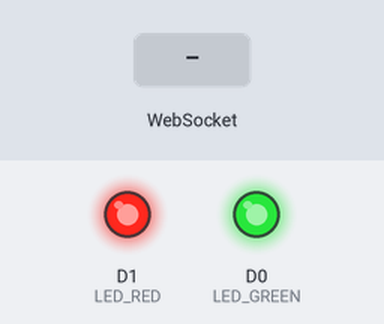
Recording of a program running on a simulated ESP8266 (NodeMCU). Shown: output pins drawn as LEDs (lit = HIGH). The inputs (shaded band) are chosen by the test bench. WiFi joins after 1.5 s; servers stay silent unless stated; what the program prints to the serial monitor is not drawn.

Above: at 0.1 s.
At 3.5 s:
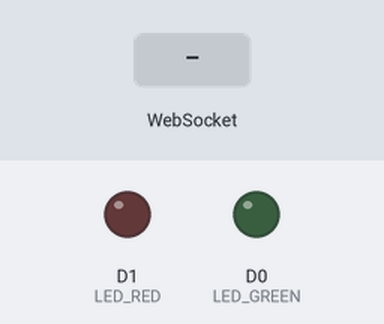
3.6 s: WebSocket text "checking" received
5.1 s: WebSocket text "1" received
Timing chart, 0 to 8.1 s (numbered marks = the images above; inputs shaded):
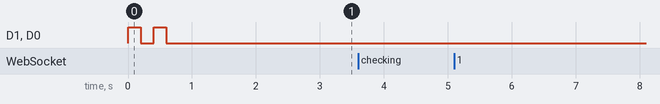

The program:

main.cpp
```cpp
// Indicateur LED ESP8266 — reconnaissance faciale en temps réel.
//
// Câblage (voir README.md) :
//   D0 -> résistance -> LED verte  -> GND  (vérification réussie)
//   D1 -> résistance -> LED rouge  -> GND  (vérification échouée)
//
// Se connecte en client WebSocket à payment-api (via le WAF) et reçoit un
// message JSON {"purpose": "login"|"confirm", "state": "idle"|"checking"|
// "ok"|"fail"|"locked"} à chaque étape d'une vérification réelle (second
// facteur de connexion, confirmation de virement). Aucune action à
// envoyer : le firmware est purement passif, 5 états (§10.1) :
//   idle     éteinte                      — rien en cours
//   checking vert clignotant              — visage/mot de passe en cours de vérification
//   ok       vert fixe 30 s               — connexion/virement confirmé
//   fail     rouge clignotant x10 puis off — tentative refusée (pas un blocage)
//   locked   rouge fixe 30 s              — verrou anti-force-brute atteint

#include <ArduinoJson.h>
#include <ESP8266WiFi.h>
#include <WebSocketsClient.h>
#include <string.h>

#include "secrets.h"

const int LED_GREEN = D0;
const int LED_RED = D1;

const unsigned long BLINK_PERIOD_MS = 300;    // vert/rouge clignotants
const unsigned long FIXED_DURATION_MS = 30000; // vert fixe (ok), rouge fixe (locked)
const int FAIL_BLINK_COUNT = 10;               // nombre de clignotements rouges (fail)

enum LedState { LED_IDLE, LED_CHECKING, LED_OK, LED_FAIL, LED_LOCKED };

WebSocketsClient webSocket;
LedState ledState = LED_IDLE;
unsigned long stateStartedAt = 0;
unsigned long lastBlinkToggleAt = 0;
bool blinkOn = false;
int failBlinksDone = 0;

void setLeds(bool green, bool red) {
  digitalWrite(LED_GREEN, green ? HIGH : LOW);
  digitalWrite(LED_RED, red ? HIGH : LOW);
}

// Point d'entrée unique de tout changement d'état : (ré)initialise le
// chronométrage pour que `updateLeds()` reparte sur des bases propres,
// quel que soit l'état précédent (évite un clignotement "décalé" si un
// nouvel événement interrompt un cycle en cours).
void enterState(LedState next) {
  ledState = next;
  stateStartedAt = millis();
  lastBlinkToggleAt = stateStartedAt;
  blinkOn = true;
  failBlinksDone = 0;
  switch (next) {
    case LED_IDLE:
      setLeds(false, false);
      break;
    case LED_CHECKING:
      setLeds(true, false);
      break;
    case LED_OK:
      setLeds(true, false);
      break;
    case LED_FAIL:
      setLeds(false, true);
      break;
    case LED_LOCKED:
      setLeds(false, true);
      break;
  }
}

// Appelée à chaque tour de `loop()` : fait progresser clignotements et
// durées d'affichage sans jamais bloquer (pas de `delay()`), pour ne pas
// geler `webSocket.loop()`. Soustractions non signées : correctes même au
// rebouclage de millis() (~49 jours).
void updateLeds() {
  unsigned long now = millis();
  switch (ledState) {
    case LED_IDLE:
      break;
    case LED_OK:
    case LED_LOCKED:
      if ((unsigned long)(now - stateStartedAt) >= FIXED_DURATION_MS) {
        enterState(LED_IDLE);
      }
      break;
    case LED_CHECKING:
      if ((unsigned long)(now - lastBlinkToggleAt) >= BLINK_PERIOD_MS) {
        blinkOn = !blinkOn;
        setLeds(blinkOn, false);
        lastBlinkToggleAt = now;
      }
      break;
    case LED_FAIL:
      if ((unsigned long)(now - lastBlinkToggleAt) >= BLINK_PERIOD_MS) {
        blinkOn = !blinkOn;
        setLeds(false, blinkOn);
        lastBlinkToggleAt = now;
        if (!blinkOn) {  // un clignotement complet (allumé -> éteint) de fait
          failBlinksDone++;
          if (failBlinksDone >= FAIL_BLINK_COUNT) {
            enterState(LED_IDLE);
          }
        }
      }
      break;
  }
}

// Clignotement bref des deux LED : confirme le câblage au démarrage, sans
// dépendre du Wi-Fi ni du serveur.
void startupSelfTest() {
  for (int i = 0; i < 2; i++) {
    setLeds(true, true);
    delay(200);
    setLeds(false, false);
    delay(200);
  }
}

void onWebSocketEvent(WStype_t type, uint8_t *payload, size_t length) {
  switch (type) {
    case WStype_CONNECTED:
      Serial.println("[ws] connecté à payment-api");
      break;
    case WStype_DISCONNECTED:
      Serial.println("[ws] déconnecté");
      enterState(LED_IDLE); // pas de statut fiable tant que la connexion n'est pas rétablie
      break;
    case WStype_TEXT: {
      JsonDocument doc;
      if (deserializeJson(doc, payload, length)) {
        Serial.println("[ws] message JSON illisible, ignoré");
        break;
      }
      const char *purpose = doc["purpose"] | "?";
      const char *state = doc["state"] | "idle";
      Serial.printf("[ws] purpose=%s state=%s\n", purpose, state);
      if (strcmp(state, "checking") == 0) enterState(LED_CHECKING);
      else if (strcmp(state, "ok") == 0) enterState(LED_OK);
      else if (strcmp(state, "fail") == 0) enterState(LED_FAIL);
      else if (strcmp(state, "locked") == 0) enterState(LED_LOCKED);
      else enterState(LED_IDLE);
      break;
    }
    default:
      break;
  }
}

void setup() {
  Serial.begin(115200);
  pinMode(LED_GREEN, OUTPUT);
  pinMode(LED_RED, OUTPUT);
  startupSelfTest();
  enterState(LED_IDLE);

  WiFi.mode(WIFI_STA);
  WiFi.begin(WIFI_SSID, WIFI_PASSWORD);
  Serial.printf("Connexion Wi-Fi a %s", WIFI_SSID);
  while (WiFi.status() != WL_CONNECTED) {
    delay(300);
    Serial.print(".");
  }
  Serial.printf("\nWi-Fi connecte, IP=%s\n", WiFi.localIP().toString().c_str());

  // Chemin WAF exact (voir infra/waf/default.conf.template) : /api/ws/face-events.
  webSocket.begin(WS_HOST, WS_PORT, "/api/ws/face-events");
  webSocket.setExtraHeaders("Authorization: Bearer " WS_TOKEN);
  webSocket.onEvent(onWebSocketEvent);
  webSocket.setReconnectInterval(5000);
}

void loop() {
  webSocket.loop();
  updateLeds();
}
```

secrets.example.h
```cpp
// Copier en `secrets.h` (ignoré par git, voir .gitignore) et renseigner.
#pragma once

#define WIFI_SSID "mon-reseau-wifi"
#define WIFI_PASSWORD "mon-mot-de-passe-wifi"

// IP/hôte du WAF (PC Hôte) et port publié (EDGE_PORT, .env — 8080 par défaut).
// Démo jury : IP du PC Hôte sur le réseau du groupe (ex. 192.168.137.1).
#define WS_HOST "192.168.137.1"
#define WS_PORT 8080

// Doit correspondre à ESP_EVENTS_TOKEN (.env du dépôt principal).
#define WS_TOKEN "change_me_esp_events_token"
```

Measured:
- after the input at 3.6 s, every drawn part: stays the same
- after the input at 5.1 s, every drawn part: stays the same
